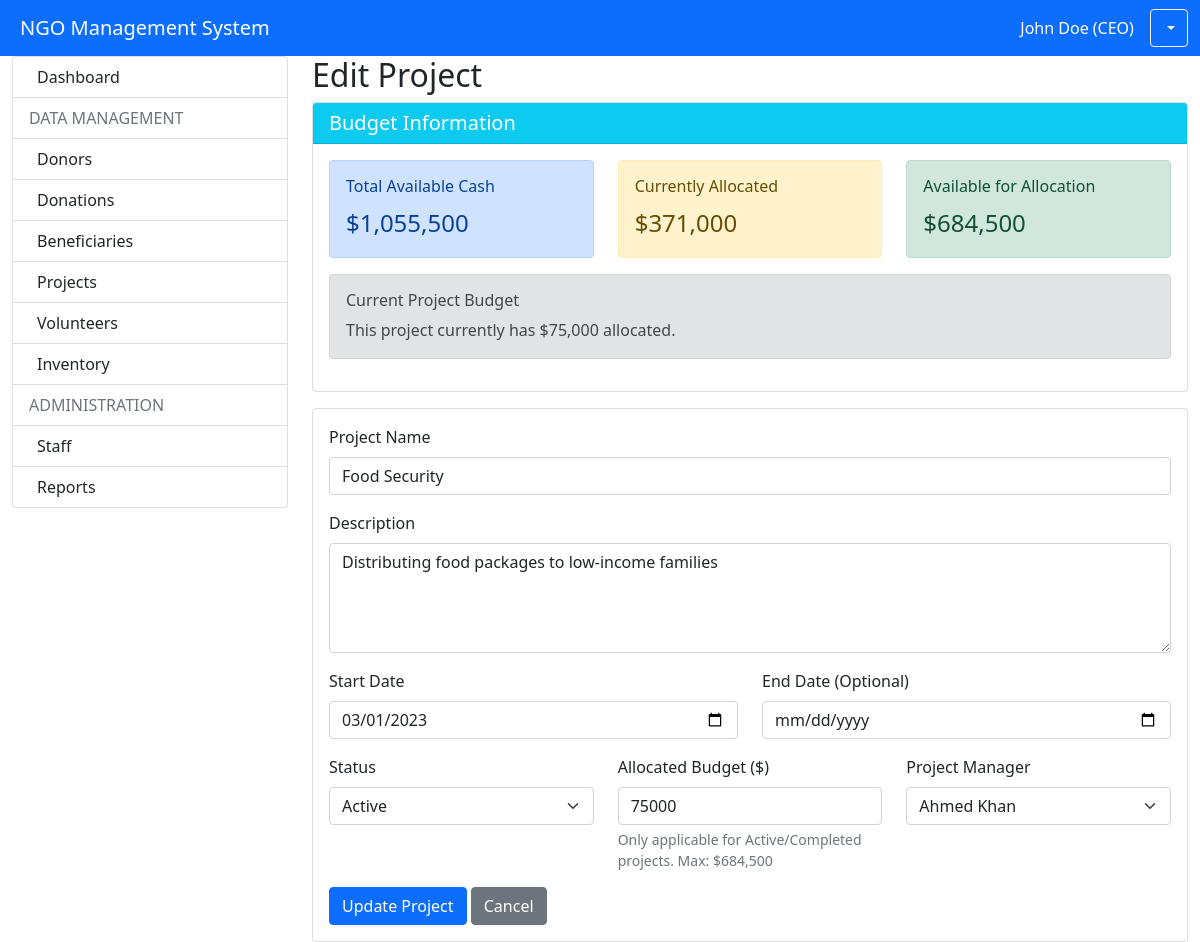
The app's page /modules/projects/manage.php?id=2 (signed in) with its own data.
### tables this page shows
CREATE TABLE `project` (
  `project_id` int(11) NOT NULL,
  `project_name` varchar(30) NOT NULL,
  `description` text NOT NULL,
  `start_date` date NOT NULL,
  `end_date` date DEFAULT NULL,
  `allocated_budget` int(11) DEFAULT 0,
  `spent_budget` int(11) DEFAULT 0,
  `status` varchar(15) NOT NULL DEFAULT 'Planning',
  `project_manager` int(11) DEFAULT NULL
);

### modules/projects/manage.php (the view, shortened to what this page needs)
<?php
require_once '../../config.php';
$project_id = $_GET['id'] ?? 0;
$project = null;
$current_allocated_budget = 0;
$cash_stmt = $pdo->query("SELECT COALESCE(SUM(amount), 0) as total_cash FROM CashInventory");
$total_cash = $cash_stmt->fetch()['total_cash'];
if ($project_id) {
    $stmt = $pdo->prepare("SELECT * FROM Project WHERE project_id = ?");
    $stmt->execute([$project_id]);
    $project = $stmt->fetch();
    $current_allocated_budget = $project['allocated_budget'] ?? 0;
}
$stmt = $pdo->query("
    SELECT
        (SELECT COALESCE(SUM(amount), 0) FROM CashInventory) -
        (SELECT COALESCE(SUM(allocated_budget), 0) FROM Project WHERE status IN ('Active', 'Completed'))
    as available_for_allocation
");
$available_cash = $stmt->fetch()['available_for_allocation'];
?>
<!DOCTYPE html>
<html lang="en">
<head>
    <link href="https://cdn.jsdelivr.net/npm/bootstrap@5.1.3/dist/css/bootstrap.min.css" rel="stylesheet">
</head>
<body>
    <?php include '../../includes/header.php'; ?>
    <div class="container-fluid">
        <div class="row">
            <div class="col-md-3">
                <?php include '../../includes/sidebar.php'; ?>
            </div>
            <div class="col-md-9">
                <h2><?php echo $project ? 'Edit Project' : 'Add New Project'; ?></h2>
                <div class="card mb-3">
                    <div class="card-header bg-info text-white">
                        <h5 class="mb-0">Budget Information</h5>
                    </div>
                    <div class="card-body">
                        <div class="row">
                            <div class="col-md-4">
                                <div class="alert alert-primary">
                                    <h6 class="alert-heading">Total Available Cash</h6>
                                    <p class="mb-0 fs-4">$<?php echo number_format($total_cash); ?></p>
                                </div>
                            </div>
                            <div class="col-md-4">
                                <div class="alert alert-warning">
                                    <h6 class="alert-heading">Currently Allocated</h6>
                                    <p class="mb-0 fs-4">$<?php echo number_format($total_cash - $available_cash); ?></p>
                                </div>
                            </div>
                            <div class="col-md-4">
                                <div class="alert alert-success">
                                    <h6 class="alert-heading">Available for Allocation</h6>
                                    <p class="mb-0 fs-4">$<?php echo number_format($available_cash); ?></p>
                                </div>
                            </div>
                        </div>
                        <?php if ($project_id): ?>
                            <div class="alert alert-secondary">
                                <h6 class="alert-heading">Current Project Budget</h6>
                                <p class="mb-0">This project currently has $<?php echo number_format($current_allocated_budget); ?> allocated.</p>
                            </div>
                        <?php endif; ?>
                    </div>
                </div>
                <div class="card">
                    <div class="card-body">
                        <form method="POST" action="">
                            <div class="mb-3">
                                <label class="form-label">Project Name</label>
                                <input type="text" class="form-control" name="project_name"
                                       value="<?php echo $project['project_name'] ?? ''; ?>" required>
                            </div>
                            <div class="mb-3">
                                <label class="form-label">Description</label>
                                <textarea class="form-control" name="description" rows="4" required><?php echo $project['description'] ?? ''; ?></textarea>
                            </div>
                            <div class="row">
                                <div class="col-md-6">
                                    <div class="mb-3">
                                        <label class="form-label">Start Date</label>
                                        <input type="date" class="form-control" name="start_date"
                                               value="<?php echo $project['start_date'] ?? date('Y-m-d'); ?>" required>
                                    </div>
                                </div>
                                <div class="col-md-6">
                                    <div class="mb-3">
                                        <label class="form-label">End Date (Optional)</label>
                                        <input type="date" class="form-control" name="end_date"
                                               value="<?php echo $project['end_date'] ?? ''; ?>">
                                    </div>
                                </div>
                            </div>
                            <div class="row">
                                <div class="col-md-4">
                                    <div class="mb-3">
                                        <label class="form-label">Status</label>
                                        <select class="form-select" name="status" id="status" required>
                                            <option value="Active" <?php echo ($project['status'] ?? '') == 'Active' ? 'selected' : ''; ?>>Active</option>
                                        </select>
                                    </div>
                                </div>
                                <div class="col-md-4">
                                    <div class="mb-3">
                                        <label class="form-label">Allocated Budget ($)</label>
                                        <input type="number" class="form-control" name="allocated_budget"
                                               id="allocated_budget"
                                               value="<?php echo $project['allocated_budget'] ?? 0; ?>"
                                               min="0"
                                               max="<?php echo $available_cash; ?>">
                                        <div class="form-text">
                                            Only applicable for Active/Completed projects.
                                            Max: $<?php echo number_format($available_cash); ?>
                                        </div>
                                    </div>
                                </div>
                                <div class="col-md-4">
                                    <div class="mb-3">
                                        <label class="form-label">Project Manager</label>
                                        <select class="form-select" name="project_manager" required>
                                            <?php
                                            $stmt = $pdo->query("SELECT staff_id, first_name, last_name FROM Staff WHERE status = 'Active'");
                                            while ($row = $stmt->fetch()) {
                                                $selected = ($project['project_manager'] ?? '') == $row['staff_id'] ? 'selected' : '';
                                                echo '<option value="' . $row['staff_id'] . '" ' . $selected . '>' . $row['first_name'] . ' ' . $row['last_name'] . '</option>';
                                            }
                                            ?>
                                        </select>
                                    </div>
                                </div>
                            </div>
                            <button type="submit" class="btn btn-primary"><?php echo $project ? 'Update' : 'Create'; ?> Project</button>
                            <a href="view.php" class="btn btn-secondary">Cancel</a>
                        </form>
                    </div>
                </div>
            </div>
        </div>
    </div>
</body>
</html>

### records on screen
project: allocated_budget "75,000", project_name "Food Security", description "Distributing food packages to low-income families", start_date "03/01/2023", status "Active", allocated_budget "75000"

### other values on screen
$_SESSION['full_name'] "John Doe (CEO)"
$total_cash "1,055,500"
$total_cash - $available_cash "371,000"
$available_cash "684,500"
form field project_manager "Ahmed Khan"
